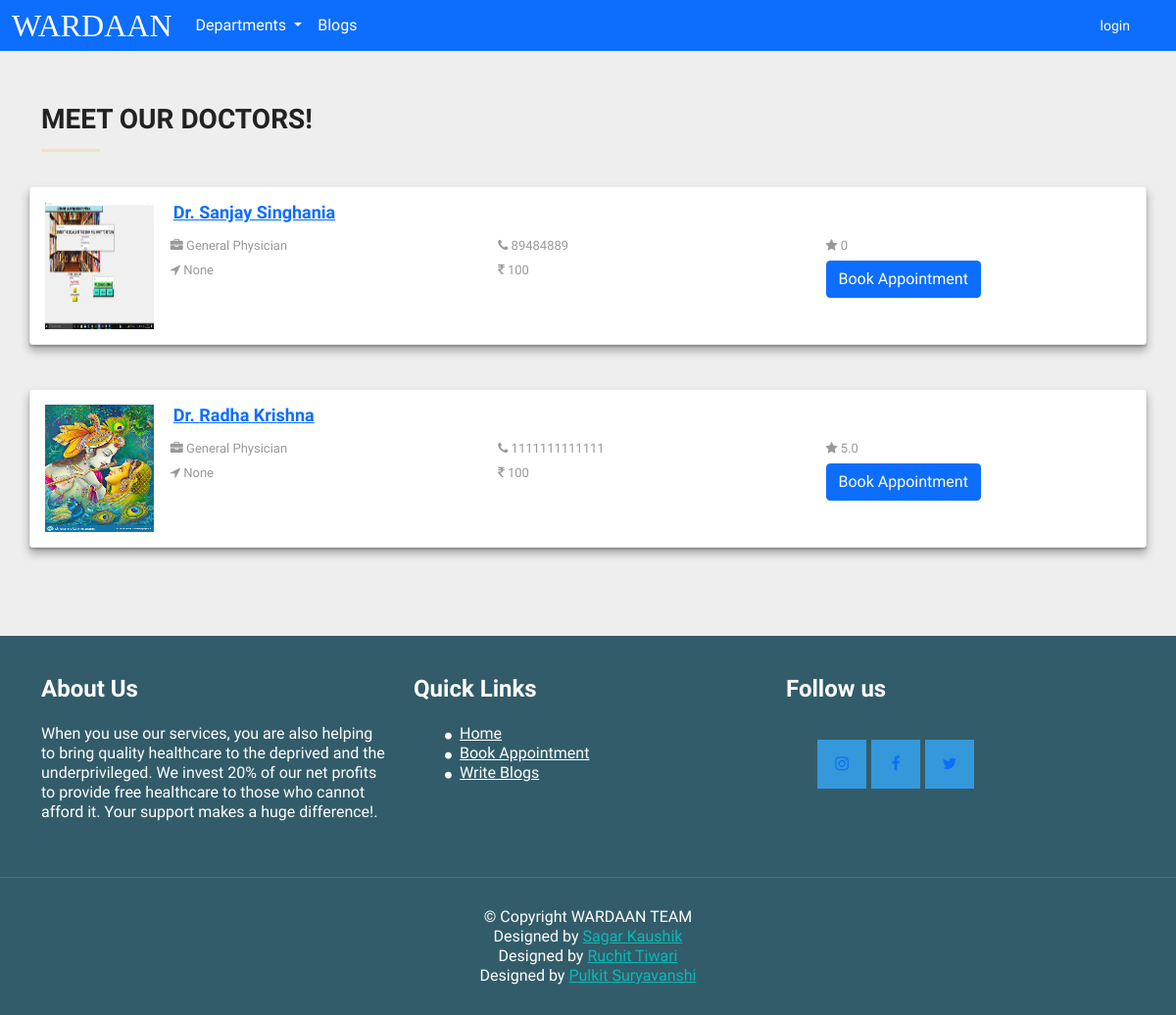
The page /department/1 on the database its author committed.
### doctor/models.py (models this page shows, shortened)
class Doctor(models.Model):
    GENDER_CHOICES = (
        ("M", "Male"),
        ("F", "Female"),
        ("O", "Other"),
    )
    PATIENT = 1
    DOCTOR = 2
    ADMIN = 3
    ROLE_CHOICES = (
        (PATIENT, "Patient"),
        (DOCTOR, "Doctor"),
        (ADMIN, "Admin"),
    )
    role = models.PositiveSmallIntegerField(
        choices=ROLE_CHOICES, default=DOCTOR, null=True, blank=True
    )
    user = models.OneToOneField(User, on_delete=models.CASCADE)
    department = models.ForeignKey(Departments, on_delete=models.CASCADE)
    clinic = models.CharField(
        max_length=100, null=True, blank=True
    )  # if hospital is Null , then clinic jrur hoga, apply validation
    open_time = models.TimeField(default="09:00", null=True, blank=True)
    close_time = models.TimeField(default="15:00", null=True, blank=True)
    gender = models.CharField(
        max_length=1, choices=GENDER_CHOICES, null=True, blank=True
    )
    degree = models.ManyToManyField(Degree)
    fees = models.IntegerField(default=100, null=True, blank=True)
    mobile = models.CharField(max_length=20, null=False)
    date_of_birth = models.DateField(default="07/16/1997", null=True, blank=True)
    address = models.CharField(max_length=100, null=True, blank=True)
    city = models.CharField(max_length=100, null=True, blank=True)
    state = models.CharField(max_length=100, null=True, blank=True)
    rating = models.IntegerField(default=0)
    cnt = models.IntegerField(default=0)
    profile_pic = models.ImageField(null=True, blank=True)
    def __str__(self):
        return self.user.get_full_name()
    @property
    def get_rating(self):
        if self.cnt == 0:
            return 0
        return self.rating / self.cnt

### home/models.py (models this page shows, shortened)
class Departments(models.Model):
    departments = [
        ("General Physician", "General Physician"),
        ("InfectiousDisease Physician", "InfectiousDisease Physician"),
        ("Anesthesiologists", "Anesthesiologists"),
        ("Pulmonologist", "Pulmonologist"),
        ("Cardiologist", "Cardiologist"),
        ("Neurologist", "Neurologist"),
        ("Allergists", "Allergists"),
        ("Dermatologists", "Dermatologists"),
        ("Ayurveda", "Ayurveda"),
        ("Homoeopath", "Homoeopath"),
        ("Dentist", "Dentist"),
    ]
    name = models.CharField(
        max_length=50, choices=departments, default="General Physician"
    )
    about = models.CharField(max_length=512, null=True, blank=True)
    symptoms = models.ManyToManyField(Symptom)
    url = models.URLField(
        max_length=250,
        default="https://www.imsanz.org.au/about-us/what-is-a-general-physician",
    )
    def __str__(self):
        return self.name

### home/views.py (the view)
def particular_department(request, pk):
    print("PARTICVULAR Department")
    user = request.user
    usertype = {"doc": 0, "pat": 0}
    if request.user.is_authenticated:
        try:
            if user.doctor:
                usertype["doc"] = 1
                doctor = user.doctor
                records = BookAppointment.objects.filter(doctor_id=user.doctor.id)[::-1]
                try:
                    status = request.GET["aor"]
                    record_id = int(status[:-1])
                    record = BookAppointment.objects.get(id=record_id)
                    if status[-1] == "a":
                        record.status = 1
                        record.save()
                    else:
                        record.delete()
                except:
                    status = None
                d = {"doctor": doctor, "records": records}
        except:
            usertype["pat"] = 1
            patient = user.patient
            records = BookAppointment.objects.filter(patient_id=user.patient.id)
    else:
        records = []
    departments = Departments.objects.all()
    department = Departments.objects.get(id=pk)
    doctors = give_doctors_of_this_department(department)
    ld = len(doctors)
    d = {
        "department": department,
        "departments": departments,
        "doctors": doctors,
        "ld": ld,
        "usertype": usertype,
    }
    return render(request, "home/particular_department.html", d)

### home/views.py (called while the page is built)
def give_doctors_of_this_department(department):
    l = []
    for doctor in Doctor.objects.all():
        if doctor.department == department:
            l.append(doctor)
    return l

### templates/home/particular_department.html (shortened to what this page needs)
{% extends 'bbase.html' %}
{% load static %}
{% block extra_css %}
<link rel="stylesheet" type="text/css" href="{% static 'css/doclist.css' %}">
<link rel="stylesheet" type="text/css" href="{% static 'css/style.css' %}">
{% endblock extra_css %}
{% block content %}
  <nav class="navbar navbar-expand-lg navbar-dark bg-primary">
    <div class="container-fluid">
      <a class="navbar-brand" href="{% url 'home' %}">WARDAAN</a>
      <div class="collapse navbar-collapse" id="navbarNavDropdown">
        <ul class="navbar-nav">
          <li class="nav-item dropdown">
            <a class="nav-link dropdown-toggle active" href="#" id="navbarDropdownMenuLink" role="button" data-bs-toggle="dropdown" aria-expanded="false">
              Departments
            </a>
          </li>
          <li class="nav-item">
            <a class="nav-link active" href="{% url 'blogs' %}">Blogs</a>
          </li>
        </ul>
      </div>
      {% if request.user.is_authenticated %}
        <div class="dropdown">
          <a class="btn btn-primary text-white dropdown-toggle" href="#" role="button" id="dropdownMenuLink" data-bs-toggle="dropdown" aria-expanded="false">
            {{user}}
          </a>
          <ul class="dropdown-menu" aria-labelledby="dropdownMenuLink">
            {% if usertype.doc %}
              <li><a class="dropdown-item" href="{% url 'doc_profile' user.doctor.id %}">View Profile</a></li>
            {% elif usertype.pat %}
              <li><a class="dropdown-item" href="{% url 'pat_profile' user.patient.id %}">View Profile</a></li>
            {% endif %}
            <li><a class="dropdown-item" type="button" class="btn btn-sm text-black dropdown-item" href="{% url 'logout' %}">logout</a></li>
          </ul>
        </div>
      {% else %}
        <a type="button" class="btn btn-primary btn-sm text-white" href="{% url 'login' %}">login</a>
      {% endif %}
      <button class="btn btn-primary"></button>
    </div>
  </nav>
  {% if ld %}
    <section id="doctor-team" class="section-padding">
      <div class="container">
        <div class="row">
          <div class="col-md-12">
            <h2 class="ser-title">Meet Our Doctors!</h2>
            <hr class="botm-line">
          </div>
          {% for doctor in doctors %}
            <div class="member-entry">
                {% if doctor.profile_pic %}
                  <img src="{{doctor.profile_pic.url}}" height="130" width="130" alt="..." class="img-rounded member-img">
                {% else %}
                  <img src="https://bootdey.com/img/Content/avatar/avatar1.png" class="img-rounded member-img">
                {% endif %}
                <div class="member-details">
                    <h4> <a href="{% url 'doc_profile' doctor.id %}">Dr. {{doctor}}</a> </h4>
                    <div class="row info-list">
                        <div class="col-sm-4">
                            <i class="fa fa-briefcase"></i>
                                {{doctor.department}}
                        </div>
                        <div class="col-sm-4">
                            <i class="fa fa-phone"></i>
                                {{doctor.mobile}}
                        </div>
                        <div class="col-sm-4">
                            <i class="fa fa-star"></i>
                                {{doctor.get_rating}}
                        </div>
                        <div class="col-sm-4">
                            <i class="fa fa-location-arrow"></i>
                                {{doctor.address}}
                        </div>
                        <div class="col-sm-4">
                            <i class="fa fa-rupee"></i>
                                {{doctor.fees}}
                        </div>
                        <div class="col-sm-4">
                          <a class="btn btn-primary" href="{% url 'book_appointment_doc' doctor.id %}" role="button">Book Appointment</a>
                        </div>
                    </div>
                </div>
            </div>
          {% endfor %}
        </div>
      </div>
    </section>
  {% endif %}
  <footer id="footer">
    <div class="top-footer">
      <div class="container">
        <div class="row">
          <div class="col-md-4 col-sm-4 marb20">
            <div class="ftr-tle">
              <h4 class="white no-padding">About Us</h4>
            </div>
            <div class="info-sec">
              <p>When you use our services, you are also helping to bring quality healthcare to the deprived and the underprivileged.
                We invest 20% of our net profits to provide free healthcare to those who cannot afford it.
                Your support makes a huge difference!.
              </p>
            </div>
          </div>
          <div class="col-md-4 col-sm-4 marb20">
            <div class="ftr-tle">
              <h4 class="white no-padding">Quick Links</h4>
            </div>
            <div class="info-sec">
              <ul class="quick-info">
                <li><a href="{% url 'home' %}"><i class="fa fa-circle"></i>Home</a></li>
                <li><a href="{% url 'departments' %}"><i class="fa fa-circle"></i>Book Appointment</a></li>
                <li><a href="{% url 'blogs' %}"><i class="fa fa-circle"></i>Write Blogs</a></li>
              </ul>
            </div>
          </div>
          <div class="col-md-4 col-sm-4 marb20">
            <div class="ftr-tle">
              <h4 class="white no-padding">Follow us</h4>
            </div>
            <div class="info-sec">
              <ul class="social-icon">
                <li class="bglight-blue"><a href="https://www.instagram.com/56teekri/"><i class="fa fa-instagram"></a></i></li>
                <li class="bglight-blue"><a href="https://www.facebook.com/56teekri/"><i class="fa fa-facebook"></a></i></li>
                <li class="bglight-blue"><a href="https://www.twitter.com/roohkaapgayi"><i class="fa fa-twitter"></a></i></li>
              </ul>
            </div>
          </div>
        </div>
      </div>
    </div>
    <div class="footer-line">
      <div class="container">
        <div class="row">
          <div class="col-md-12 text-center">
            © Copyright WARDAAN TEAM
            <div class="credits">
              Designed by <a href="https://www.instagram.com/56teekri/">Sagar Kaushik</a><br>
              Designed by <a href="https://www.facebook.com/ruchit.tiwari.5/">Ruchit Tiwari</a><br>
              Designed by <a href="https://www.instagram.com/pulkitsuryavanshi/">Pulkit Suryavanshi</a>
            </div>
          </div>
        </div>
      </div>
    </div>
  </footer>
{% endblock content %}

### static/css/doclist.css (style rules this page uses)
body { background:#eee; }
.member-entry { border: 1px solid #ebebeb; padding: 15px; margin-top: 15px; margin-bottom: 30px; -moz-box-shadow: 0 1.5rem 4rem rgba(22, 28, 45, 0.1); -webkit-box-shadow: 0 1.5rem 4rem rgba(22, 28, 45, 0.1); box-shadow: 1 0 1.5rem 4rem rgba(22, 28, 45, 0.1); -moz-transition: all 300ms ease-in-out; -webkit-transition: all 300ms ease-in-out; -o-transition: all 300ms ease-in-out; transition: all 300ms ease-in-out; -webkit-border-radius: 3px; -webkit-background-clip: padding-box; -moz-border-radius: 3px; -moz-background-clip: padding; border-radius: 3px; background-clip: padding-box; background:#fff; -webkit-box-shadow: 0 2px 2px 0 rgba(0,0,0,0.2),0 6px 10px 0 rgba(0,0,0,0.3); box-shadow: 0 2px 2px 0 rgba(0,0,0,0.2),0 6px 10px 0 rgba(0,0,0,0.3); }
.member-entry:before, .member-entry:after { content: " "; display: table; }
.member-entry:after { clear: both; }
.member-entry .member-img, .member-entry .member-details { float: left; }
.member-entry .member-img { position: relative; display: block; width: 10%; }
.member-entry .member-details { width: 89.9%; }
.member-entry .member-details h4 { font-size: 18px; margin-left: 20px; }
.member-entry .member-details h4 a { -moz-transition: all 300ms ease-in-out; -webkit-transition: all 300ms ease-in-out; -o-transition: all 300ms ease-in-out; transition: all 300ms ease-in-out; }
.member-entry .member-details .info-list { margin-left: 5px; }
.member-entry .member-details .info-list > div { margin-top: 5px; font-size: 13px; }
.member-entry .member-details .info-list > div a { -moz-transition: all 300ms ease-in-out; -webkit-transition: all 300ms ease-in-out; -o-transition: all 300ms ease-in-out; transition: all 300ms ease-in-out; }
.member-entry .member-details .info-list > div i { -moz-transition: all 300ms ease-in-out; -webkit-transition: all 300ms ease-in-out; -o-transition: all 300ms ease-in-out; transition: all 300ms ease-in-out; }

### static/css/style.css (style rules this page uses)
body { font-family: 'Open Sans', sans-serif; line-height: 20px; color: #999999; font-size: 300; font-size: 16px; }
ol, ul { list-style: none; }
h1, h2, h3, h4, h5, h6 { font-family: 'Raleway', sans-serif; font-weight: 600; color: #222222; }
a, a:hover, a:focus, a:active { outline: none; }
.section-padding { padding: 60px 0px; }
h2 { line-height: 20px; margin: 0; font-size: 28px; font-weight: 700; text-transform: uppercase; }
hr.botm-line { height: 3px; width: 60px; background: #ffb737; position: relative; border: 0; margin: 20px 0 20px 0; }
.navbar { margin-bottom: 0px; border: 0px; }
.navbar { border-radius: 0px; }
.navbar-brand { font-family: 'Chewy', cursive; font-size: 32px; }
.white, .white:hover, .white:focus { color: #fff; width: 100% !important; }
.white { color: #fff; }
#footer { background-color: #325C6A; }
.ftr-tle { height: 50px; }
.info-sec { color: #fff; }
.quick-info li i { font-size: 8px; width: 15px; height: 15px; line-height: 15px; text-align: left; }
.social-icon li { float: left; width: 50px; height: 50px; line-height: 50px; text-align: center; margin-right: 5px; }
.bglight-blue { background-color: #3498DB; }
.top-footer { padding: 40px 0px; border-bottom: 1px solid rgba(255, 255, 255, 0.12); }
.footer-line { padding: 30px 0px; color: #fff; }
.footer-line a { color: #0CB8B6; }
.quick-info li a { color: #fff; }

### rows shown on the page
Doctor: profile_pic (picture), user.last_name "Sanjay Singhania", department "General Physician", mobile "89484889", get_rating "0", address "None", fees "100"
Doctor: profile_pic (picture), user.last_name "Radha Krishna", department "General Physician", mobile "1111111111111", get_rating "5.0", address "None", fees "100"
